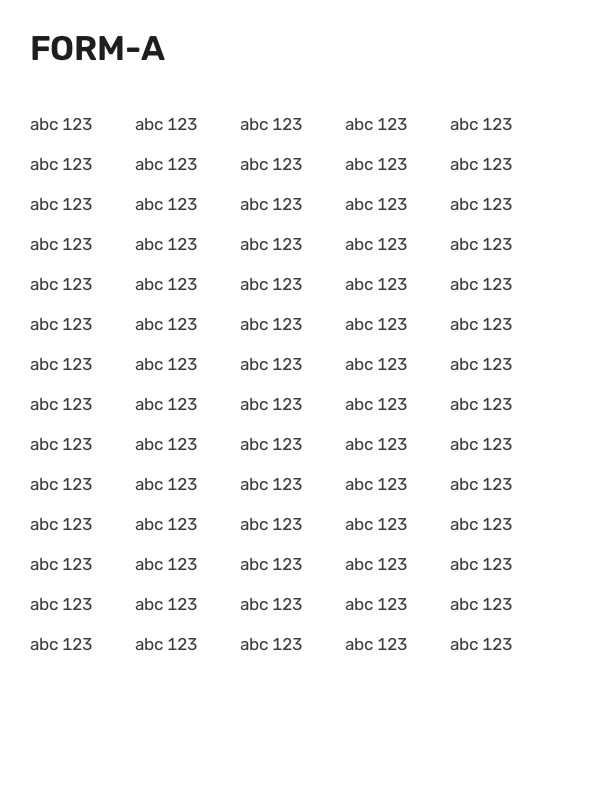
#> input picture frontend/e2e/fixtures/form-a.png, 600 x 800 px
$ python -i gen.py   (imports and definitions only)
#> lines starting #> are read from the running program, lines starting #| are printed output that depends on the picture
#> further down, picture is the input picture: PIL image 600x800 RGB; min 30, max 255, mean 247.6
"""Synthetic scanned 'commitment' documents with handwritten annotations (fictional data)."""
import random, math, sys, os
from PIL import Image, ImageDraw, ImageFont, ImageFilter, ImageChops
from bidi.algorithm import get_display

# [1 line not run here, left out]
HERE = os.path.dirname(os.path.abspath(__file__))
FD = os.path.join(HERE, "fonts")
WF = "C:/Windows/Fonts/"
W, H = 1240, 1754  # A4 @150dpi

def F(name, size): return ImageFont.truetype(name, size)
ARIAL = lambda s: F(WF + "arial.ttf", s)
ARIALB = lambda s: F(WF + "arialbd.ttf", s)
DAVID = lambda s: F(WF + "david.ttf", s)
COUR = lambda s: F(WF + "cour.ttf", s)
HAND_HE = [os.path.join(FD, "GveretLevin-Regular.ttf.ttf"), os.path.join(FD, "Karantina-Regular.ttf.ttf"),
           os.path.join(FD, "AmaticSC-Bold.ttf.ttf")]
HAND_EN = [os.path.join(FD, "Caveat.ttf"), os.path.join(FD, "AmaticSC-Bold.ttf.ttf")]
INKS = [(20, 40, 150), (25, 25, 35), (30, 60, 170), (10, 10, 90)]
YELLOW = (250, 245, 90)

PATIENTS = [
    ("יוסף", "אברהם"), ("מרים", "כהן"), ("אחמד", "חאג' יחיא"), ("נטליה", "קוזלוב"), ("טספאיה", "מנגיסטו"),
    ("רחל", "בן דוד"), ("עומר", "סעדי"), ("שירה", "לוי"), ("איגור", "פטרוב"), ("פאטמה", "אבו ריא"),
    ("דוד", "מזרחי"), ("נועה", "פרידמן"), ("ח'אלד", "נסאר"), ("אסתר", "ביטון"), ("יעל", "אלמוג"),
    ("מוחמד", "עודה"), ("אולגה", "סמירנוב"), ("ברוך", "ויסמן"), ("סיוון", "טל"), ("אביטל", "גבאי"),
    ("ליאור", "שטרן"), ("סלמה", "חורי"), ("יצחק", "דהן"), ("מאיה", "רוזנברג"), ("אדיסו", "טקלה"),
    ("רינה", "אוחיון"), ("ג'ורג'", "חדאד"), ("תמר", "ליבוביץ"), ("אלכסנדר", "וולקוב"), ("הדס", "נחמיאס"),
]
FUNDS = ["קופת חולים שלום", "בריאות הגליל", "קופת חולים ארצית", "שירותי בריאות המרכז"]
HOSPITALS = ["המרכז הרפואי הדקל", "בית החולים עמק השרון", "המרכז הרפואי גבעת הזיתים", "בית החולים נווה ים"]
LABS = ["מעבדת אלון לבדיקות רפואיות", "מעבדת רימון בע\"מ", "מעבדות צפון רפואיות"]
CITIES = ["תל אביב", "חיפה", "באר שבע", "נצרת", "אשדוד", "רמלה", "ירושלים", "עפולה"]
STREETS = ["הרצל", "ויצמן", "הנביאים", "בן גוריון", "האלה", "הזית", "רוטשילד", "הגפן"]
TESTS = [("WEST NILE PCR", "87798"), ("CMV IgG+IgM", "86644"), ("HERPES 1,2 PCR", "87529"),
         ("MEASLES RT PCR", "87250"), ("ZIKA VIRUS IgM", "86790"), ("HBV DNA", "87517"),
         ("HCV RNA", "87522"), ("EBV PANEL", "86663"), ("CHIKUNGUNYA IgG+IgM", "86790"),
         ("DENGUE NS1", "87449"), ("RSV PCR", "87634"), ("ENTEROVIRUS PCR", "87498")]
SAMPLES = ["נסיוב", "דם מלא", "שתן", "ע\"ד", "CSF", "משטח לוע", "פלזמה"]
DEPTS = ["פנימית א'", "ילדים ב'", "נוירולוגיה", "מיון", "יולדות", "טיפול נמרץ", "אונקולוגיה"]
DOCTORS = ["ד\"ר רונית שגיא", "ד\"ר סאמי עזאם", "ד\"ר מיכאל גרין", "ד\"ר אנה ברקוביץ", "ד\"ר עידו פלד"]


def rid(): return "".join(str(random.randint(0, 9)) for _ in range(9))
def rdate(y=2026): return f"{random.randint(1,28):02d}.{random.randint(1,12):02d}.{y}"
def rbirth(): return f"{random.randint(1,28):02d}.{random.randint(1,12):02d}.{random.randint(1940,2022)}"
def phone(): return f"0{random.choice([2,3,4,8,9])}-{random.randint(5000000,9999999)}"
def mobile(): return f"05{random.randint(0,8)}-{random.randint(1000000,9999999)}"


# [6 lines left out: function heb, not called in this run]


def ltr(d, xy, text, font, fill=(0, 0, 0)):
    d.text(xy, text, font=font, fill=fill)
    return d.textlength(text, font=font)


# [95 lines left out: functions highlight, hand, scribble_signature, barcode, stamp, received_stamp, not called in this run]


def scan_effects(img, rotate_page=False):
#> called with rotate_page = False
    if rotate_page:
        img = img.rotate(90, expand=True).resize((W, H))
    img = img.rotate(random.uniform(-1.2, 1.2), expand=False, fillcolor=(255, 255, 255), resample=Image.BICUBIC)
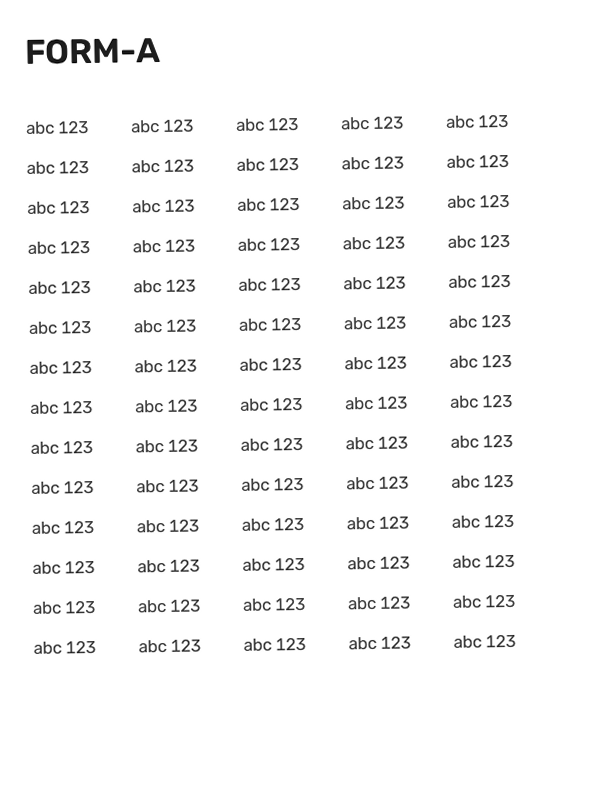
#> img: PIL image 600x800 RGB; min 0, max 255, mean 247.2
    g = Image.effect_noise(img.size, 18).convert("RGB")
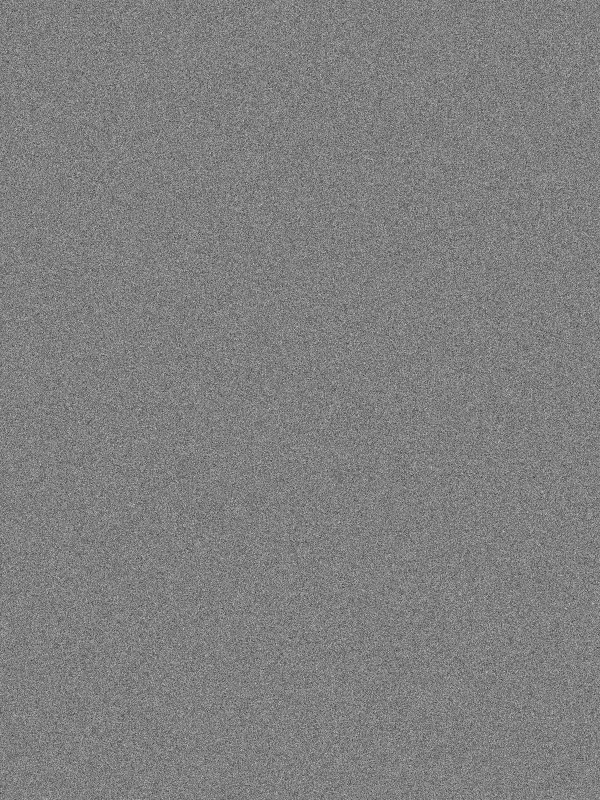
#> g: PIL image 600x800 RGB; min 45, max 212, mean 127.5
    img = ImageChops.multiply(img, Image.eval(g, lambda v: 235 + v // 12 if v < 240 else 255))
    img = img.filter(ImageFilter.GaussianBlur(0.45))
    d = ImageDraw.Draw(img)
    # dark scanner edge + stray specks
    if random.random() < 0.6:
        d.rectangle([0, 0, W, random.randint(3, 10)], fill=(90, 90, 90))
    for _ in range(random.randint(10, 40)):
        x, y = random.randint(0, W), random.randint(0, H)
        r = random.randint(1, 2)
        d.ellipse([x, y, x + r, y + r], fill=(80, 80, 80))
    return img


# [8 lines left out: function logo, not called in this run]


def footer(d):
    t = "מסמך סינתטי לצורכי פיתוח ובדיקות - נתונים פיקטיביים"
    heb(d, (W - 60, H - 40), t, ARIAL(14), (150, 150, 150))


# [304 lines left out: functions common_annotations, tpl_fund_commitment, tpl_hospital_screen, tpl_lab_referral, tpl_hospital_request, tpl_rotated_list, not called in this run]


def make_patient():
    return {"name": random.choice(PATIENTS), "id": rid(), "birth": rbirth()}


TEMPLATES = [tpl_fund_commitment, tpl_hospital_screen, tpl_lab_referral, tpl_hospital_request, tpl_rotated_list]

# [14 lines not run here, left out]

>>> from PIL import Image
>>> picture = Image.open('../frontend/e2e/fixtures/form-a.png')
>>> result = scan_effects(picture)

$ run again, on frontend/e2e/fixtures/sideways-flipped.png
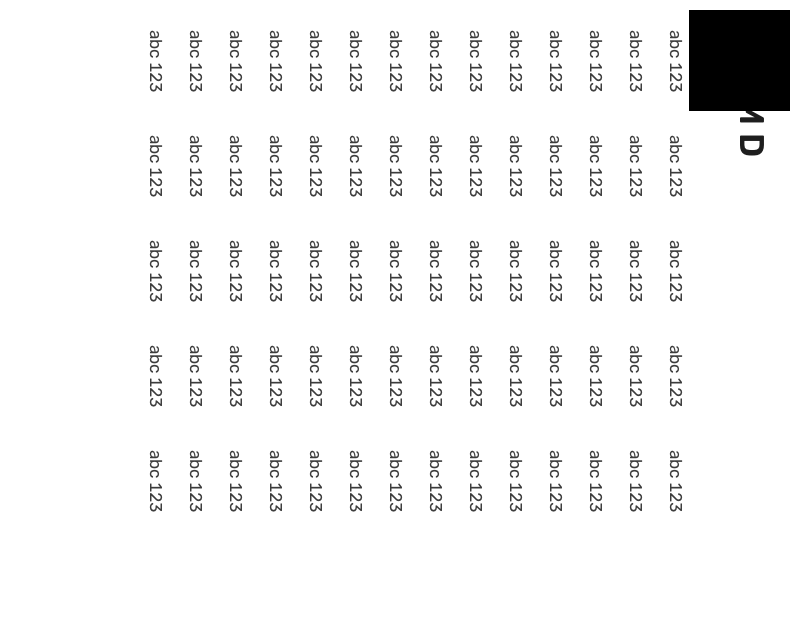
#> input picture frontend/e2e/fixtures/sideways-flipped.png, 800 x 630 px
#> picture is the input picture: PIL image 800x630 RGB; min 0, max 255, mean 243.3
#> in scan_effects, `img = img.rotate(random.uniform(-1.2, 1.2), expand=False, fillcolor=(2..`:
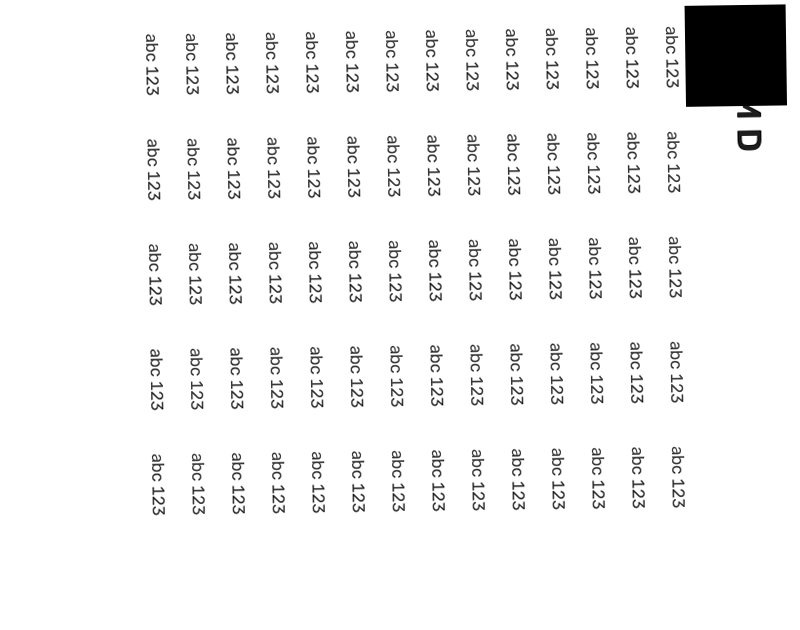
#> img: PIL image 800x630 RGB; min 0, max 255, mean 242.9
#> in scan_effects, `g = Image.effect_noise(img.size, 18).convert("RGB")`:
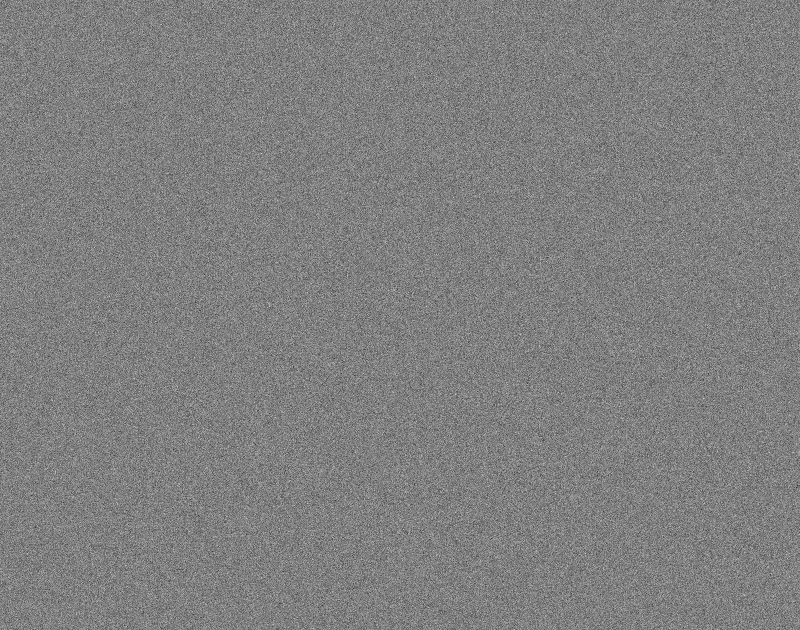
#> g: PIL image 800x630 RGB; min 45, max 212, mean 127.5
